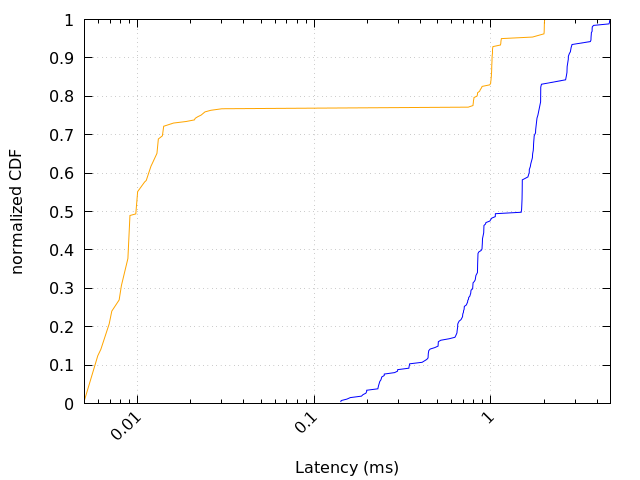

gnuplot code for this plot:
set terminal pngcairo
set output 'journeys_latency_cnorm.png'

set datafile separator ';'
set key autotitle columnhead
set xlabel "Latency (ms)" font ",15"
set ylabel "normalized CDF" font ",15"
#set nonlinear x via log10(x) inverse 10**x
set logscale x 10
set ytics scale 0.25
set xtics scale 1.0,0.5 rotate by 45 right font ",15"
set grid xtics ytics lt 8

plot 	dldata using 3:(1.) smooth cnorm with lines linecolor rgb "blue" lw 10, \
	uldata using 3:(1.) smooth cnorm with lines linecolor rgb "orange" lw 10
